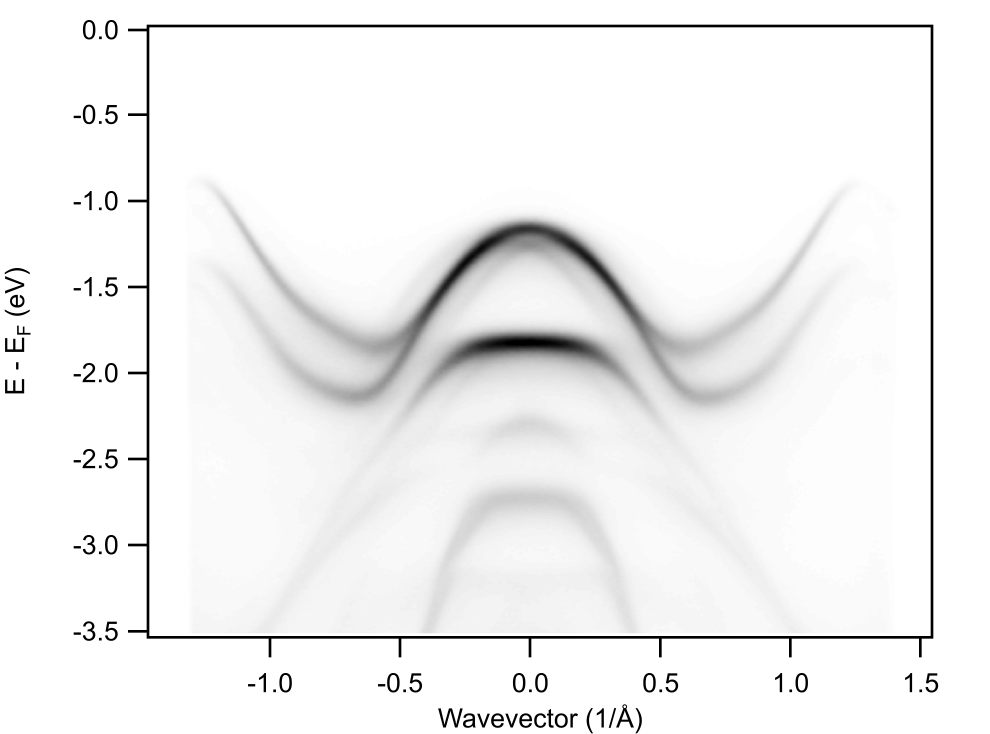
#> input picture 0_simple_model/figs_png/S11_KGK_WSe2onWS2_v1.png, 2968 x 2200 px (shown at 1/3 size)
$ python G1_refine_image.py
#> lines starting #> are read from the running program, lines starting #| are printed output that depends on the picture
import numpy as np
from PIL import Image
import os
import matplotlib.pyplot as plt

dirname = "figs_png/"

#image_name = dirname + "KGK_WSe2onWS2_v2.png"         #experimental data
image_name = dirname + "S11_KGK_WSe2onWS2_v1.png"         #experimental data
im  = Image.open(image_name)
#> im is the input picture: PIL image 2968x2200 RGBA; mean R, G, B, A 241.6, 241.6, 241.6, 166.9


pic = np.array(np.asarray(im))
if 0: #extract coordinates of just image without axis
    for y in range(pic.shape[0]):
        for x in range(pic.shape[1]):
            pix = pic[-y,-x]
            if pix[-1] == 0:
                continue
            if pix[0] == 0:
                continue
            print(x,y,pix)
            input()
x_i = 441
y_i = 110
x_f = pic.shape[1]-221
#> x_f = 2747
y_f = pic.shape[0]-327
#> y_f = 1873
pic = np.array(np.asarray(im)[y_i:y_f,x_i:x_f])
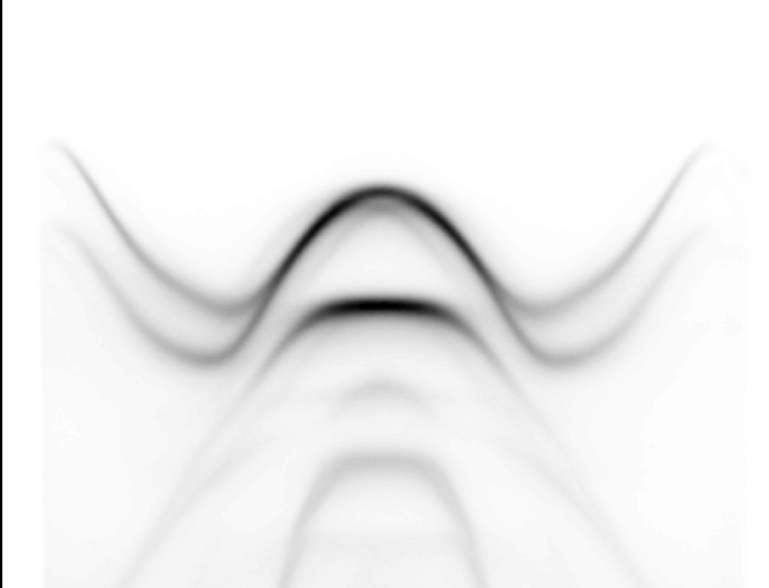
#> pic: shape (1763, 2306, 4) (shown at 1/3 size); mean R, G, B, A 240.6, 240.6, 240.6, 252.5; transparent parts drawn white

if 0: #cut old image to get just new image without axes
    plt.imshow(pic,cmap='gray')
    plt.show()
    exit()

#Redemension image to wanted values
E_min_fig = -3.5#-2.5
E_max_fig = 0
a_WSe2 = 3.32
K_fig = 1.5#4*np.pi/3/a_WSe2        #distance from Gamma to K

if 0: #see K_lim on image
    x_l = pic.shape[1]//2-int(pic.shape[1]/2*K_fig/1.5)
    for i in range(pic.shape[0]):
        pic[i,x_l] = np.array([0,255,0,255])    #green
    plt.imshow(pic,cmap='gray')
    plt.show()
    exit()


E_min_cut = -1.7
E_max_cut = -0.95#-0.5
K_cut = 0.5
#
offset_k = 0#26 #additional pixels because the picture is not exactly KGK, goes a bit further

ind_e_M = int(abs((y_f-y_i)/(E_max_fig-E_min_fig)*E_max_cut))
#> ind_e_M = 478
ind_e_m = int(abs((y_f-y_i)/(E_max_fig-E_min_fig)*E_min_cut))
#> ind_e_m = 856

ind_k_m = int(abs((x_f-x_i)/2*(1-K_cut/K_fig))+offset_k)
#> ind_k_m = 768
ind_k_M = int(abs((x_f-x_i)/2*(1+K_cut/K_fig))-offset_k)
#> ind_k_M = 1537

if 0: #frame selected region
    green = np.array([0,255,0,255])
    for y in range(ind_e_m-ind_e_M):
        pic[ind_e_M+y,ind_k_m] = green
        pic[ind_e_M+y,ind_k_M] = green
    for x in range(ind_k_M-ind_k_m):
        pic[ind_e_M,ind_k_m+x] = green
        pic[ind_e_m,ind_k_m+x] = green
    plt.imshow(pic,cmap='gray')
    plt.show()
    exit()

#Cut relevant part of the picture and save it for future study
new_pic = pic[ind_e_M:ind_e_m,ind_k_m:ind_k_M]
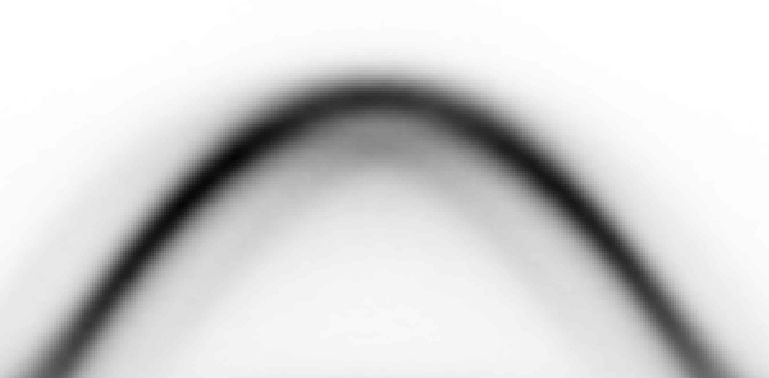
#> new_pic: shape (378, 769, 4); mean R, G, B, A 211.8, 211.8, 211.8, 255
new_image = Image.fromarray(np.uint8(new_pic))
new_imagename = dirname + "cut_KGK_v1.png"
new_image.save(new_imagename)
os.system("xdg-open "+new_imagename)

$ run again, with 0_simple_model/figs_png/KGK_WSe2onWS2_v2.png copied over 0_simple_model/figs_png/S11_KGK_WSe2onWS2_v1.png
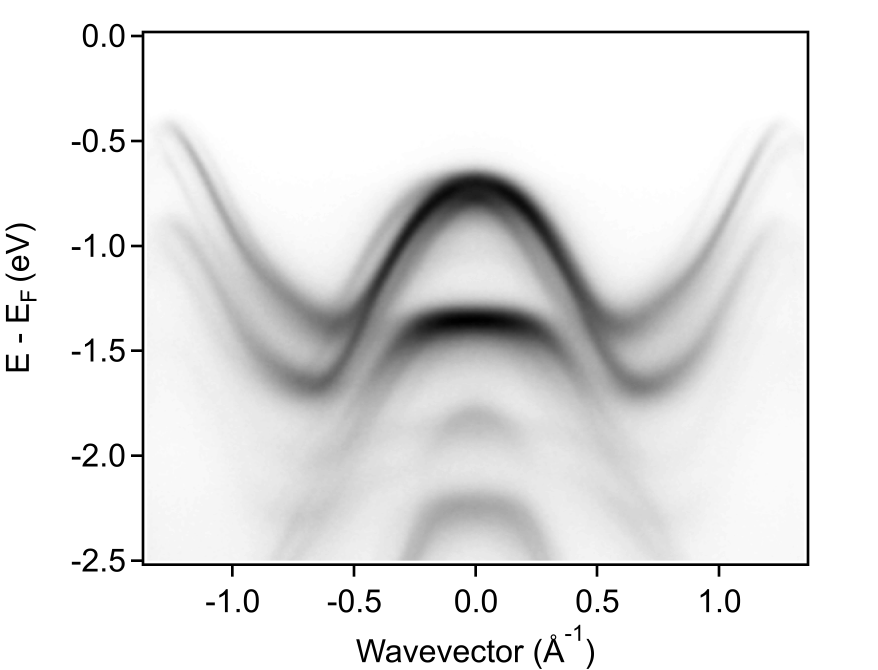
#> input picture 0_simple_model/figs_png/KGK_WSe2onWS2_v2.png, 2632 x 2008 px (shown at 1/3 size)
#> im is the input picture: PIL image 2632x2008 RGBA; mean R, G, B, A 228.5, 228.5, 228.5, 154.9
#> `pic = np.array(np.asarray(im)[y_i:y_f,x_i:x_f])`:
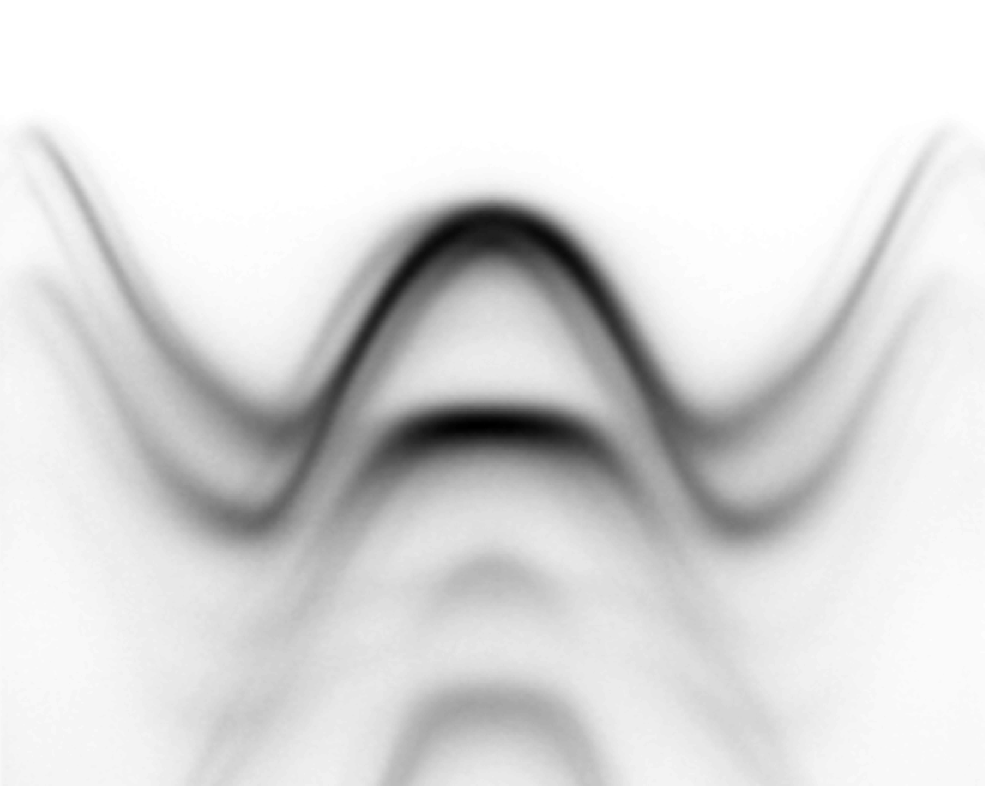
#> pic: shape (1571, 1970, 4) (shown at 1/2 size); mean R, G, B, A 219.6, 219.6, 219.6, 255
#> `new_pic = pic[ind_e_M:ind_e_m,ind_k_m:ind_k_M]`:
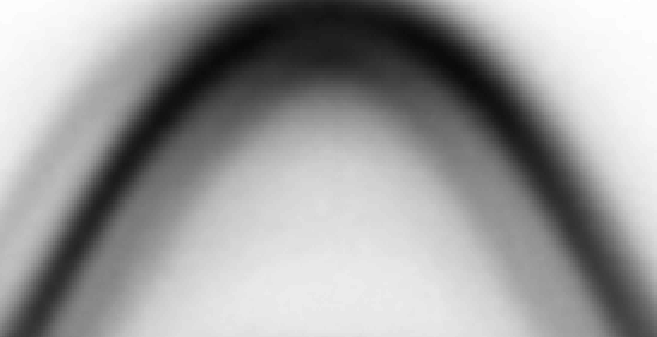
#> new_pic: shape (337, 657, 4); mean R, G, B, A 155.8, 155.8, 155.8, 255

$ run again, with 0_simple_model/figs_png/G_extracted_points_v1.png copied over 0_simple_model/figs_png/S11_KGK_WSe2onWS2_v1.png
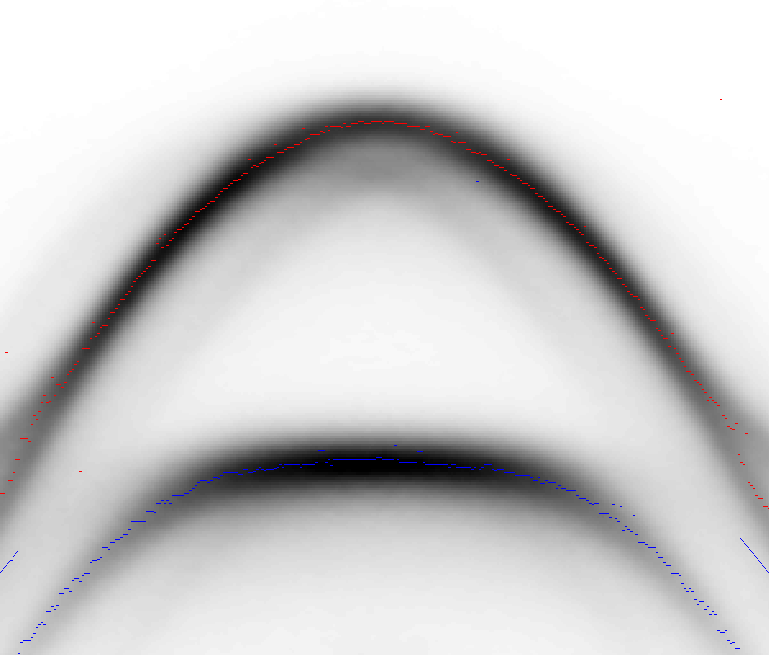
#> input picture 0_simple_model/figs_png/G_extracted_points_v1.png, 769 x 655 px
#> im is the input picture: PIL image 769x655 RGBA; mean R, G, B, A 204.6, 204.2, 204.6, 255
#> `pic = np.array(np.asarray(im)[y_i:y_f,x_i:x_f])`:
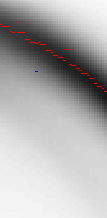
#> pic: shape (218, 107, 4); mean R, G, B, A 175.8, 174.6, 174.7, 255
#> `new_pic = pic[ind_e_M:ind_e_m,ind_k_m:ind_k_M]`:
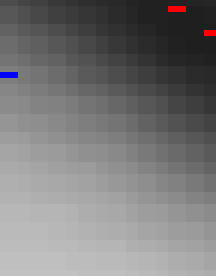
#> new_pic: shape (46, 36, 4) (shown 6 times larger); mean R, G, B, A 120.9, 120.1, 120.6, 255
